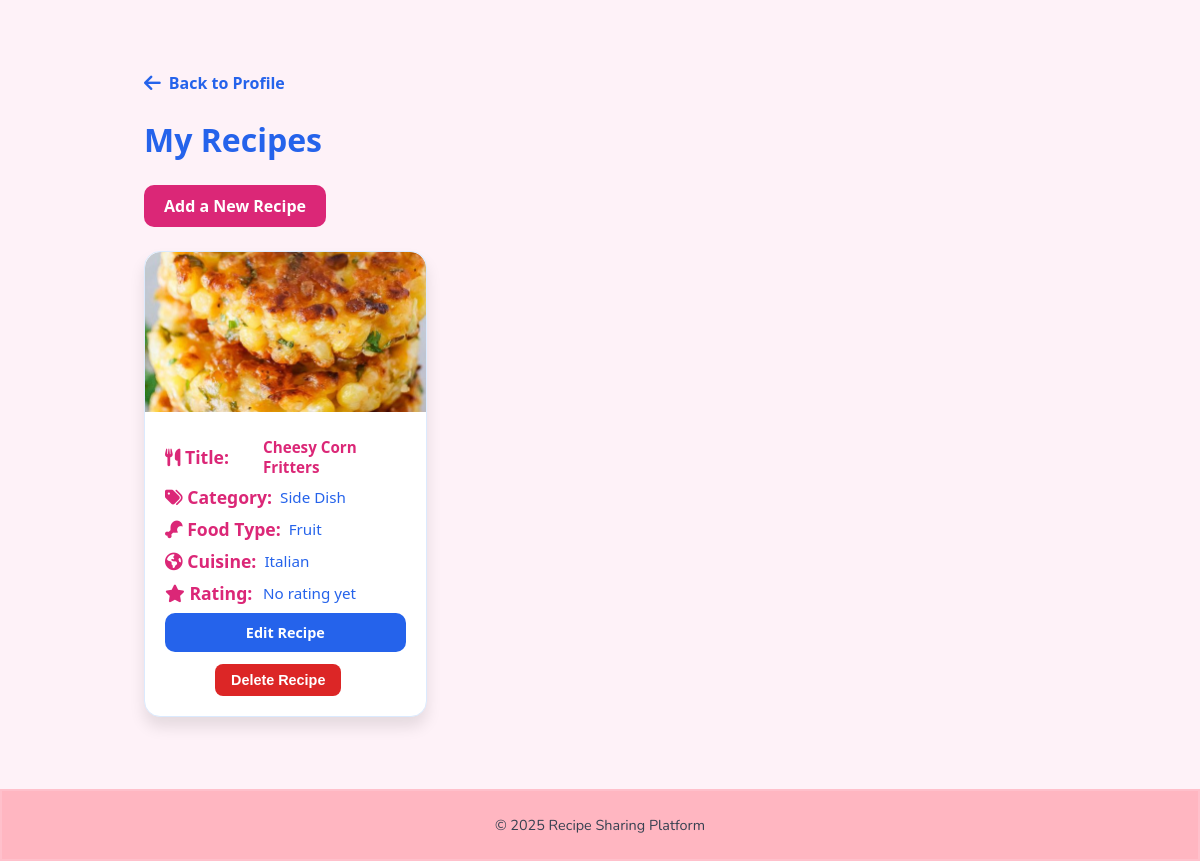
Page /own_recipes (signed in) on the committed database.
### tables this page shows
CREATE TABLE recipes (
        id INTEGER PRIMARY KEY AUTOINCREMENT,
        title TEXT NOT NULL,
        ingredients TEXT NOT NULL,
        instructions TEXT NOT NULL,
        category TEXT,
        created_at TIMESTAMP DEFAULT CURRENT_TIMESTAMP
    , image_path TEXT, user_id INTEGER, name TEXT, food_type TEXT, prep_time TEXT, cook_time TEXT, total_time TEXT, cuisine TEXT, rating REAL DEFAULT 0, recipe_by TEXT);

### app.py (the view, shortened to what this page needs)
@app.route('/own_recipes', methods=["GET", "POST"])
@login_required
def own_recipes():
    conn = get_db()
    cursor = conn.cursor()
    conn = get_db()
    cursor = conn.cursor()
    cursor.execute("SELECT id, title, category, food_type, cuisine, rating, ingredients, instructions, prep_time, cook_time, total_time, image_path FROM recipes WHERE user_id = ?", (current_user.id,))
    recipes_raw = cursor.fetchall()
    conn.close()
    print("Recipe Data Sent to Own Recipes Page:", recipes_raw)
    recipes = []
    for recipe in recipes_raw:
        recipes.append({
            "id": recipe[0],
            "title": recipe[1],
            "category": recipe[2],
            "food_type": recipe[3],
            "cuisine": recipe[4],
            "rating": recipe[5],  # Added rating field
            "ingredients": recipe[6].split(","),
            "instructions": recipe[7].split(","),
            "prep_time": recipe[8],
            "cook_time": recipe[9],
            "total_time": recipe[10],
            "image_path": recipe[11] if recipe[11] else "uploads/default-recipe.png"
        })
    return render_template("profiles/own_recipes.html", recipes=recipes)

### app.py (called while the page is built)
def get_db():
    conn = sqlite3.connect(DATABASE, check_same_thread=False)
    conn.row_factory = sqlite3.Row
    return conn

@login_manager.user_loader
def load_user(user_id):
    if user_id == "0":
        return User(id=0, username="shanaiPuray", email="puray@gmail.com", role="admin")
    conn = get_db()
    cursor = conn.cursor()
    cursor.execute("SELECT * FROM users WHERE id = ?", (user_id,))
    user = cursor.fetchone()
    conn.close()
    if user:
        role = user["role"] if "role" in user.keys() else "user"
        return User(id=user["id"], username=user["username"], email=user["email"], role=role)
    return None

@app.context_processor
def inject_cuisines():
    conn = get_db()
    cursor = conn.cursor()
    cursor.execute("SELECT DISTINCT cuisine FROM recipes WHERE cuisine IS NOT NULL AND cuisine != ''")
    cuisines = [row[0] for row in cursor.fetchall()]
    conn.close()
    return {'cuisines': cuisines}

### templates/profiles/own_recipes.html (shortened to what this page needs)
{% extends "base.html" %}
{% block content %}
<div class="container">
    <a href="{{ url_for('profile') }}" class="return-home"><i class="fas fa-arrow-left"></i> Back to Profile</a>
    <h2>My Recipes</h2>
    <a href="{{ url_for('add_recipe') }}" class="add-recipe-btn">Add a New Recipe</a>
    {% if recipes %}
    <ul class="recipe-list">
        {% for recipe in recipes %}
            <li class="recipe-container">
                <div class="recipe-image-section">
                    <img src="{{ url_for('static', filename=recipe.image_path if recipe.image_path else 'uploads/default-recipe.png') }}"
                         alt="{{ recipe.title }} Image" />
                </div>
                <div class="recipe-info">
                    <p><strong><i class="fas fa-utensils"></i> Title:</strong> <a href="{{ url_for('view_recipe', recipe_id=recipe.id) }}">{{ recipe.title }}</a></p>
                    <p><strong><i class="fas fa-tags"></i> Category:</strong> {{ recipe.category }}</p>
                    <p><strong><i class="fas fa-drumstick-bite"></i> Food Type:</strong> {{ recipe.food_type }}</p>
                    <p><strong><i class="fas fa-globe-americas"></i> Cuisine:</strong> {{ recipe.cuisine or 'Not specified' }}</p>
                    <p><strong><i class="fas fa-star"></i> Rating:</strong> {{ recipe.rating or 'No rating yet' }}</p>
                    <div class="btn-group">
                        <a href="{{ url_for('edit_recipe', recipe_id=recipe.id) }}" class="edit-btn">Edit Recipe</a>
                        <form action="{{ url_for('delete_recipe', recipe_id=recipe.id) }}" method="POST" onsubmit="return confirm('Are you sure you want to delete this recipe?');" style="flex: 1 1 auto;">
                             <button type="submit" class="delete-btn">Delete Recipe</button>
                        </form>
                    </div>
                </div>
            </li>
        {% endfor %}
    </ul>
    {% else %}
        <p class="no-recipes">No recipes found. <a href="{{ url_for('add_recipe') }}">Add one now!</a></p>
    {% endif %}
</div>
<link rel="stylesheet" href="https://cdnjs.cloudflare.com/ajax/libs/font-awesome/6.0.0-beta3/css/all.min.css" />
{% endblock %}

### static/uploads/styles.css (style rules this page uses)
* { box-sizing: border-box; margin: 0; padding: 0; }
body { font-family: 'Nunito', sans-serif; background-color: #fef2f8; color: #374151; min-height: 100vh; display: flex; flex-direction: column; }
.recipe-info { padding: 1rem; flex-grow: 1; }

### templates/profiles/own_recipes.html (style rules this page uses)
.container { max-width: 960px; margin: 40px auto; padding: 0 24px; font-family: 'Segoe UI', Tahoma, Geneva, Verdana, sans-serif; color: #1e293b; }
.return-home { display: inline-flex; align-items: center; text-decoration: none; color: #2563eb; font-weight: 600; margin-bottom: 24px; transition: color 0.3s ease; user-select: none; }
.return-home i { margin-right: 8px; font-size: 1.2rem; }
h2 { font-size: 2rem; font-weight: 700; color: #2563eb; margin-bottom: 24px; user-select: none; }
.add-recipe-btn { display: inline-block; background-color: #db2777; color: white; font-weight: 700; padding: 10px 20px; border-radius: 10px; text-decoration: none; margin-bottom: 24px; transition: background-color 0.3s ease; user-select: none; }
.recipe-list { display: grid; grid-template-columns: 1fr; gap: 32px; padding: 0; list-style: none; }
@media (min-width: 640px) { .recipe-list { grid-template-columns: repeat(2, 1fr); } }
@media (min-width: 768px) { .recipe-list { grid-template-columns: repeat(3, 1fr); } }
.recipe-container { background-color: #fff; border-radius: 16px; box-shadow: 0 10px 15px rgba(0,0,0,0.1); overflow: hidden; cursor: pointer; border: 1px solid #dbeafe; transition: box-shadow 0.3s ease; display: flex; flex-direction: column; }
.recipe-image-section img { width: 100%; height: 160px; object-fit: cover; border-top-left-radius: 16px; border-top-right-radius: 16px; }
.recipe-info { padding: 20px; flex-grow: 1; display: flex; flex-direction: column; gap: 8px; }
.recipe-info p { margin: 0; display: flex; align-items: center; gap: 8px; color: #2563eb; font-size: 0.95rem; }
.recipe-info p strong { color: #db2777; font-weight: 600; font-size: 1.1rem; min-width: 90px; }
.recipe-info p a { color: #db2777; text-decoration: none; font-weight: 600; }
.btn-group { margin-top: auto; display: flex; gap: 12px; flex-wrap: wrap; }
.edit-btn, .delete-btn { padding: 8px 16px; border-radius: 8px; font-weight: 600; font-size: 0.9rem; cursor: pointer; border: none; text-align: center; user-select: none; transition: background-color 0.3s ease; flex: 1 1 auto; }
.edit-btn { background-color: #2563eb; color: white; font-weight: 600; padding: 10px 20px; border-radius: 10px; text-decoration: none; text-align: center; transition: background-color 0.3s ease; display: inline-block; }
.delete-btn { background-color: #dc2626; color: white; margin-left: 50px; }

### rows in the picture
recipes: image_path (picture), title "Cheesy Corn Fritters", category "Side Dish", food_type "Fruit", cuisine "Italian", rating "No rating yet"
